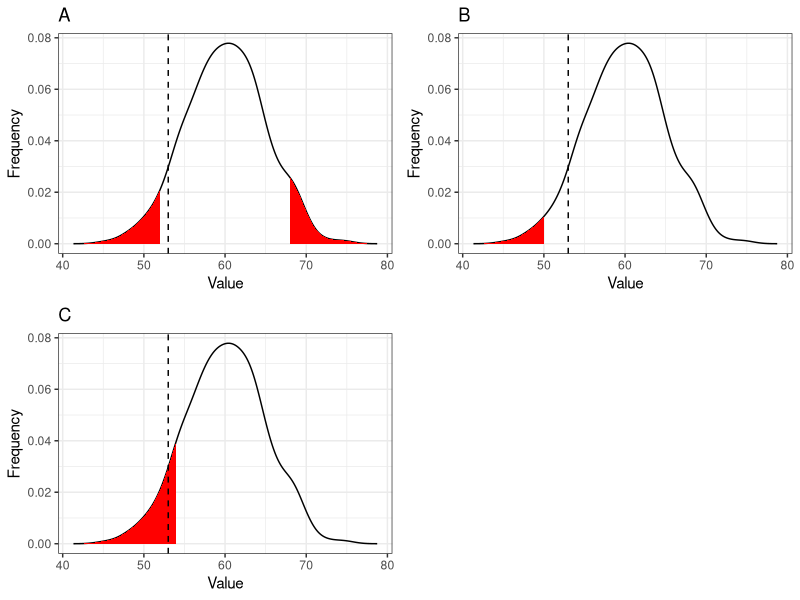

Source code (R):
## ---- chunk 1
knitr::opts_chunk$set(echo = FALSE, warning = FALSE, message = FALSE)
suppressMessages(suppressWarnings(library(tidyverse, quietly = TRUE)))
## ---- chunk 2
a <- rnorm(n = 1000, mean = 60, sd = 5)
DF <- density(a)
DF <- data.frame(Value = DF$x, Frequency = DF$y)
DFPlus <- DF %>% dplyr::filter(Value  >= 68)
DFMinus <- DF %>% dplyr::filter(Value  <= 52)
DFMinusB <- DF %>% dplyr::filter(Value  <= 50)
DFMinusC <- DF %>% dplyr::filter(Value  <= 54)

A <- ggplot(DF, aes(x = Value, y = Frequency)) + geom_line() + geom_ribbon(data = DFPlus, aes(ymax = Frequency, ymin = 0), fill = "red") + geom_ribbon(data = DFMinus, aes(ymax = Frequency, ymin = 0), fill = "red") + theme_bw() + ggtitle("A") + geom_vline(xintercept = 53, lty =2)
B <- ggplot(DF, aes(x = Value, y = Frequency)) + geom_line() + geom_ribbon(data = DFMinusB, aes(ymax = Frequency, ymin = 0), fill = "red") + theme_bw() + ggtitle("B") + geom_vline(xintercept = 53, lty =2)
C <- ggplot(DF, aes(x = Value, y = Frequency)) + geom_line() + geom_ribbon(data = DFMinusC, aes(ymax = Frequency, ymin = 0), fill = "red") + theme_bw() + ggtitle("C") + geom_vline(xintercept = 53, lty =2)
library(gridExtra)
grid.arrange(A, B, C, ncol = 2)
